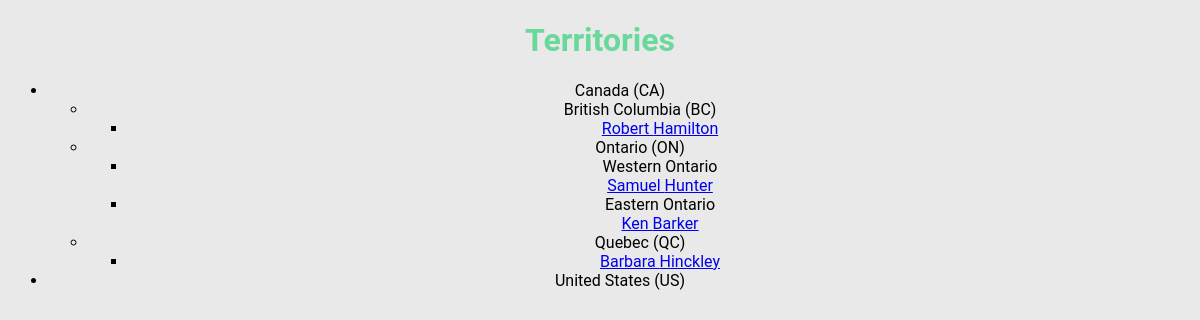
Page /public/territories.php on the committed database.
### tables this page shows
CREATE TABLE `countries` (
  `id` int(11) NOT NULL AUTO_INCREMENT,
  `name` varchar(255) DEFAULT NULL,
  `code` varchar(255) DEFAULT NULL,
  PRIMARY KEY (`id`)
);

CREATE TABLE `states` (
  `id` int(11) NOT NULL AUTO_INCREMENT,
  `name` varchar(255) DEFAULT NULL,
  `code` varchar(255) DEFAULT NULL,
  PRIMARY KEY (`id`)
);

CREATE TABLE `salespeople` (
  `id` int(11) NOT NULL AUTO_INCREMENT,
  `first_name` varchar(255) DEFAULT NULL,
  `last_name` varchar(255) DEFAULT NULL,
  `phone` varchar(255) DEFAULT NULL,
  `email` varchar(255) DEFAULT NULL,
  PRIMARY KEY (`id`)
);

CREATE TABLE `territories` (
  `id` int(11) NOT NULL AUTO_INCREMENT,
  `name` varchar(255) DEFAULT NULL,
  `state_id` int(11) DEFAULT NULL,
  `position` int(11) DEFAULT NULL,
  PRIMARY KEY (`id`),
  KEY `state_id` (`state_id`)
);

### private/query_functions.php (called while the page is built, shortened)
<?php
  function find_all_countries() {
    global $db;
    $sql = "SELECT * FROM countries ORDER BY name ASC;";
    $country_result = db_query($db, $sql);
    return $country_result;
  }
  function find_states_for_country_id($country_id=0) {
    global $db;
    $sql = "SELECT * FROM states ";
    $sql .= "WHERE country_id='" . $country_id . "' ";
    $sql .= "ORDER BY name ASC;";
    $state_result = db_query($db, $sql);
    return $state_result;
  }
  function find_territories_for_state_id($state_id=0) {
    global $db;
    $sql = "SELECT * FROM territories ";
    $sql .= "WHERE state_id='" . $state_id . "' ";
    $sql .= "ORDER BY position ASC;";
    $territory_result = db_query($db, $sql);
    return $territory_result;
  }
  function find_salespeople_for_territory_id($territory_id=0) {
    global $db;
    $sql = "SELECT * FROM salespeople ";
    $sql .= "LEFT JOIN salespeople_territories
              ON (salespeople_territories.salesperson_id = salespeople.id) ";
    $sql .= "WHERE salespeople_territories.territory_id='" . $territory_id . "' ";
    $sql .= "ORDER BY last_name ASC, first_name ASC;";
    $salespeople_result = db_query($db, $sql);
    return $salespeople_result;
  }
?>

### private/database.php (called while the page is built, shortened)
<?php
  function db_query($connection, $sql) {
    $result_set = mysqli_query($connection, $sql);
    return $result_set;
  }
  function db_fetch_assoc($result_set) {
    return mysqli_fetch_assoc($result_set);
  }
?>

### private/functions.php (called while the page is built, shortened)
<?php
  function h($string="") {
    return htmlspecialchars($string);
  }
  function u($string="") {
    return urlencode($string);
  }
?>

### public/territories.php (the view, shortened to what this page needs)
<?php include(SHARED_PATH . '/header.php'); ?>
<div id="main-content">
  <h1>Territories</h1>
  <?php
  $country_result = find_all_countries();
  echo "<ul id=\"countries\">";
  while($country = db_fetch_assoc($country_result)) {
    echo "<li>";
    echo h($country['name']);
    echo " (" . h($country['code']) . ")";
    $state_result = find_states_for_country_id($country['id']);
    echo "<ul id=\"states\">";
    while($state = db_fetch_assoc($state_result)) {
      echo "<li>";
      echo h($state['name']);
      echo " (" . h($state['code']) . ")";
      $territory_result = find_territories_for_state_id($state['id']);
      echo "<ul id=\"territories\">";
      while($territory = db_fetch_assoc($territory_result)) {
        echo "<li>";
        if($territory['name'] != $state['name']) {
          echo h($territory['name']) . "<br />";
        }
        $salespeople_result = find_salespeople_for_territory_id($territory['id']);
        while($person = db_fetch_assoc($salespeople_result)) {
          echo "<span class=\"salesperson\">";
          $url = 'salesperson.php?id=' . u($person['id']);
          echo "<a href=\"" . h($url) . "\">";
          echo h($person['first_name']) . " " . h($person['last_name']);
          echo "</a>";
          echo "</span>";
          echo "<br />";
        }
        echo "</li>";
      }
      echo "</ul>";
      echo "</li>";
    }
    echo "</ul>";
    echo "</li>";
  }
  echo "</ul>";
  ?>
</div>
<?php include(SHARED_PATH . '/footer.php'); ?>

### private/shared/header.php (shortened to what this page needs)
<!doctype html>
<html lang="en">
  <head>
    <link href="main.css" rel="stylesheet" type="text/css">
  </head>
  <body>

### private/shared/footer.php (shortened to what this page needs)
  </body>
</html>

### public/main.css (style rules this page uses)
body { font-family: 'Roboto', sans-serif; background-color: #e9e9e9; text-align: center; }
h1 { font-weight: 600; color: #68D89B; }

### rows in the picture
countries: name "Canada", code "CA"
states: name "British Columbia", code "BC"
salespeople: first_name "Robert", last_name "Hamilton"
states: name "Ontario", code "ON"
territories: name "Western Ontario"
salespeople: first_name "Samuel", last_name "Hunter"
territories: name "Eastern Ontario"
salespeople: first_name "Ken", last_name "Barker"
states: name "Quebec", code "QC"
salespeople: first_name "Barbara", last_name "Hinckley"
countries: name "United States", code "US"
